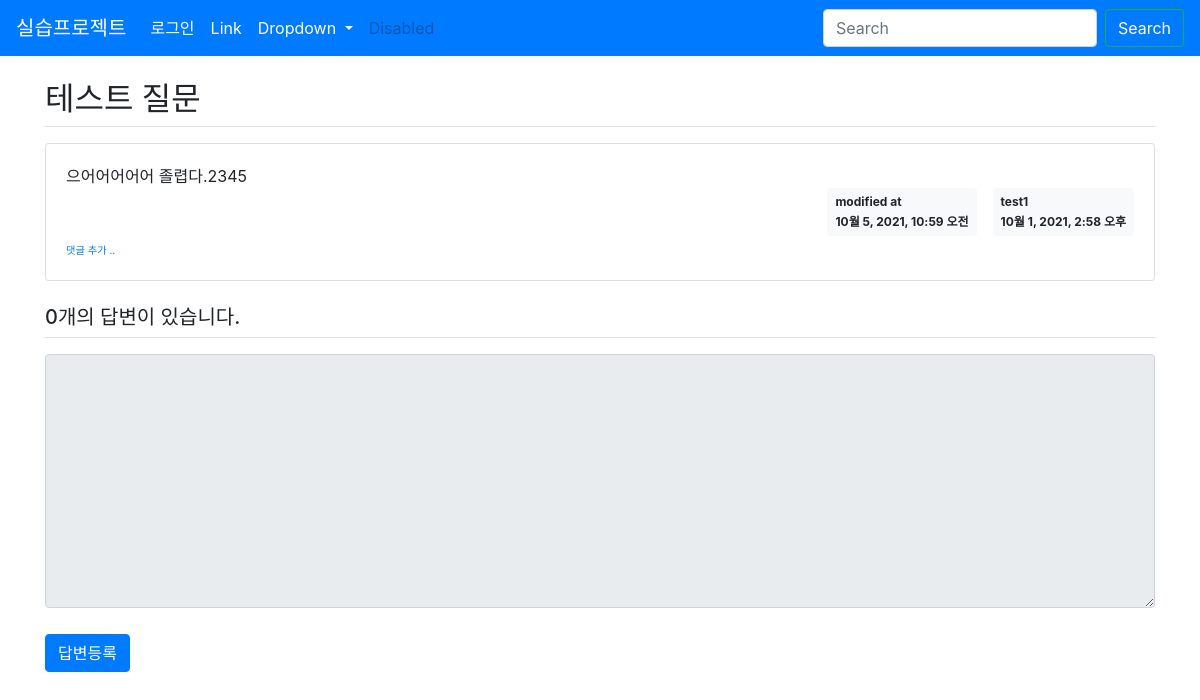
The page /board/206 on the database as committed earlier.
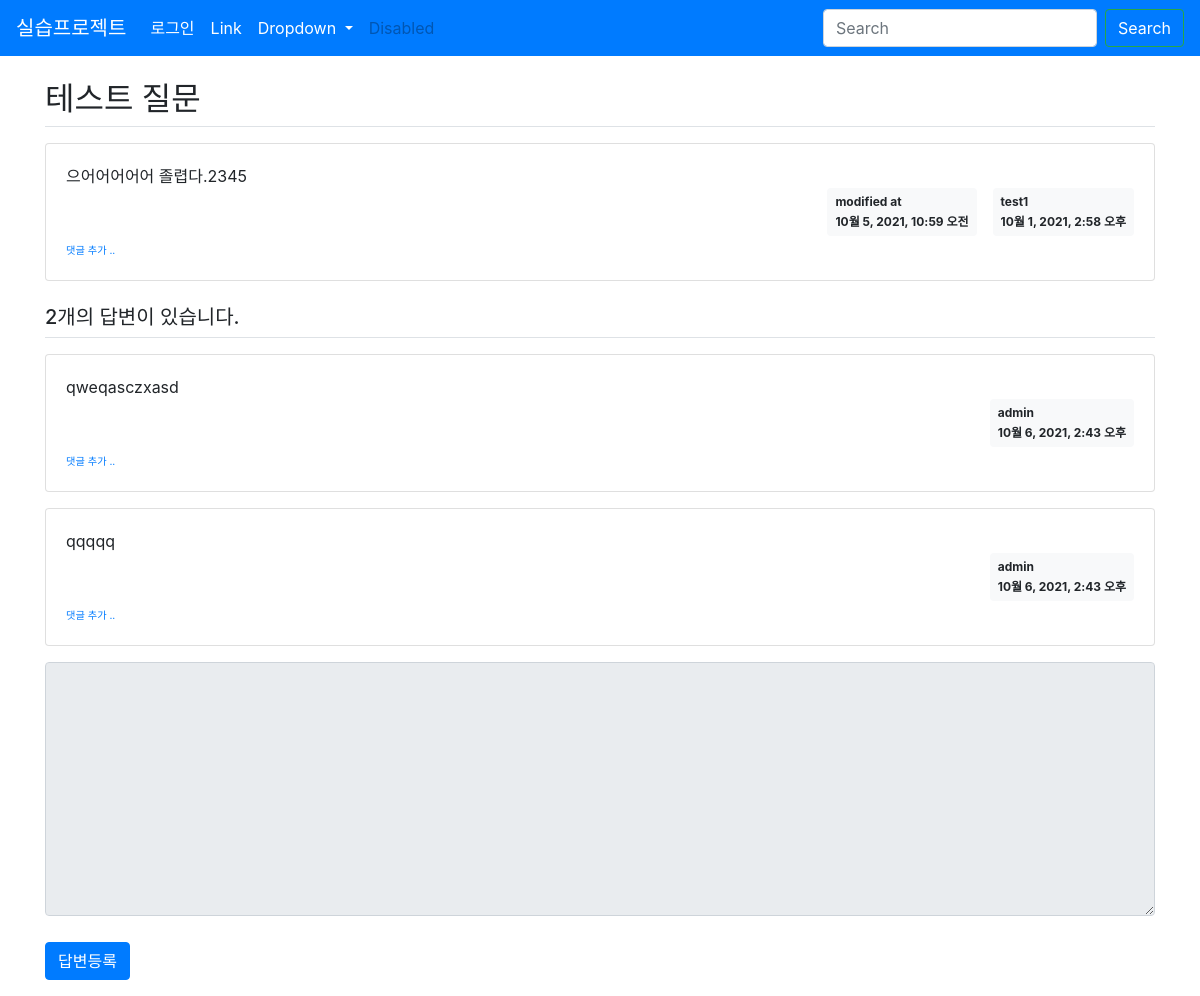
The same page on the database as committed later.
### board/models.py (models this page shows, shortened)
class Question(models.Model):
    author = models.ForeignKey(User, on_delete=models.CASCADE)
    subject = models.CharField(max_length=200)
    content = models.TextField()
    create_date = models.DateTimeField()
    modify_date = models.DateTimeField(null=True, blank=True)

class Answer(models.Model):
    author = models.ForeignKey(User, on_delete=models.CASCADE)
    question = models.ForeignKey(Question, on_delete=models.CASCADE)
    content = models.TextField()
    create_date = models.DateTimeField()
    modify_date = models.DateTimeField(null=True, blank=True)

### board/views.py (the view)
# urls.py: path('<int:question_id>', views.detail, name='detail'),
def detail(request, question_id):
    question = Question.objects.get(id=question_id)
    return render(request, 'question_detail.html', {'question': question})

### templates/question_detail.html (shortened to what this page needs)
{% extends 'base.html' %}
{% block content %}
<div class="container my-3">
    <h2 class="border-bottom py-2">{{ question.subject }}</h2>
    <div class="card my-3">
        <div class="card-body">
            <div class="card-text" style="white-space: pre-line;">{{ question.content }}</div>
            <div class="d-flex justify-content-end">
                {% if question.modify_date %}
                <div class="badge badge-light p-2 text-left mx-3">
                    <div class="mb-2">modified at</div>
                    <div>{{ question.modify_date }}</div>
                </div>
                {% endif %}
                <div class="badge badge-light p-2 text-left">
                    <div class="mb-2">{{ question.author.username }}</div>
                    <div>{{ question.create_date }}</div>
                </div>
            </div>
            <div>
                <a href="{% url 'board:comment_create_question' question.id  %}"
                   class="small"><small>댓글 추가 ..</small></a>
            </div>
        </div>
    </div>
    <h5 class="border-bottom my-3 py-2">{{question.answer_set.count}}개의 답변이 있습니다.</h5>
    {% for answer in question.answer_set.all %}
    <div class="card my-3">
        <div class="card-body">
            <div class="card-text" style="white-space: pre-line;">{{ answer.content }}</div>
            <div class="d-flex justify-content-end">
                <div class="badge badge-light p-2 text-left">
                    <div class="mb-2">{{ answer.author.username }}</div>
                    <div>{{ answer.create_date }}</div>
                </div>
            </div>
            <div>
                <a href="{% url 'board:comment_create_answer' answer.id  %}"
                   class="small"><small>댓글 추가 ..</small></a>
            </div>
        </div>
    </div>
    {% endfor %}
    <form action="{% url 'board:answer_create' question.id %}" method="post" class="my-3">
        <div class="form-group">
            <textarea {% if not user.is_authenticated %}disabled{% endif %}
              name="content" id="content" class="form-control" rows="10"></textarea>
        </div>
        <input type="submit" value="답변등록" class="btn btn-primary">
    </form>
</div>
{% endblock %}

Rows that differ between the two databases and show on the page:
computed for Question "테스트 질문": answer_set.count "0" → "2"
added Answer: content "qweqasczxasd", author.username "admin", create_date "10월 6, 2021, 2:43 오후"
added Answer: content "qqqqq", author.username "admin", create_date "10월 6, 2021, 2:43 오후"
